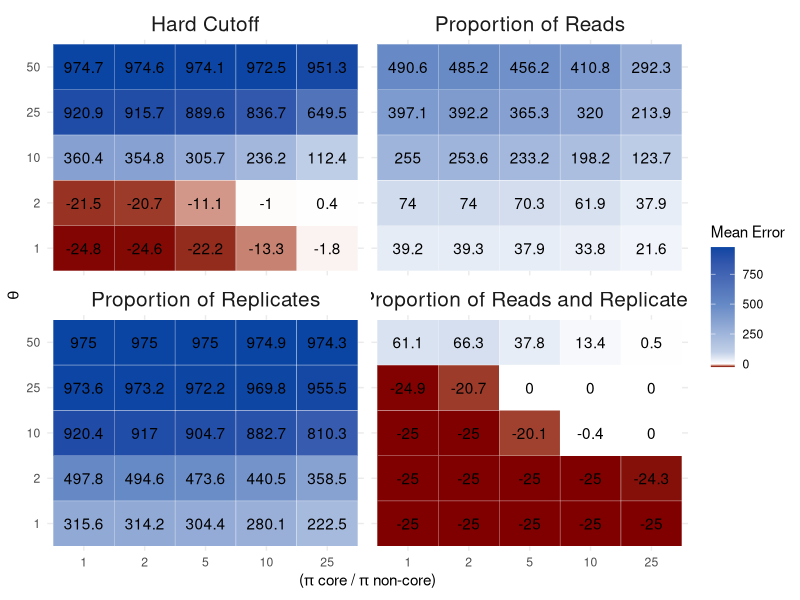

Here is the R script that generated this plot:
## ---- chunk 1
library(MCMCpack)
library(tidyverse)
library(ggplot2)
library(RColorBrewer)
## ---- chunk 2
# set the structure of our simlulated taxa table (not proritions of taxa, just rows by columns and expected core)
ntaxa<-1000
ncore<-25
nsites<-50
nreads<-2e06
nsims<-250
## ---- chunk 3
corenoncoreratio<-c(1,2,5,10,25)
p.core<-corenoncoreratio/(ntaxa - ncore + corenoncoreratio*ncore)
p.noncore<-( 1-(p.core*ncore) )/ (ntaxa - ncore)

theta<-c(1, 2, 10, 25, 50) #concentration parameter
## ---- chunk 4
## do a set of simulations across input parameter values and number of replicates ------
sim.df<-data.frame(expand.grid(corenoncoreratio=corenoncoreratio, theta=theta), 
           p.core=rep(p.core, length(theta)), 
           p.noncore=rep(p.noncore, length(theta)),

           meanerrorHardCut= numeric(length(p.core) * length(theta)),
           meanerrorPropRead = numeric(length(p.core) * length(theta)),
           meanerrorPropReps = numeric(length(p.core) * length(theta)),
           meanerrorPropReadReps = numeric(length(p.core) * length(theta)))
           #error2.5 = numeric(length(p.core) * length(theta)),
           #error97.5 = numeric(length(p.core) * length(theta)))

sim.df
## ---- chunk 5
for(trt in 1:(nrow(sim.df))){
    
    # create empty vectors for each method for every simulation
    tmp.err.HardCut <-  numeric(nsims)
    tmp.err.PropRead <- numeric(nsims)
    tmp.err.PropReps <- numeric(nsims)
    tmp.err.PropReadReps <- numeric(nsims)

  for(i in 1:nsims){
    # create a single OTU table for all four methods to be compared against
    replicateSim <- round(rdirichlet(nsites, c(rep(sim.df$p.core[trt] * sim.df$theta[trt], ncore), 
                                               rep(sim.df$p.noncore[trt] * sim.df$theta[trt], ntaxa-ncore))) * nreads)
    
    # fill the empty vector with the values taken from the equations for each method then subtracting the amount that's actually in the core
    
    # hard cut off method
    tmp.err.HardCut[i] <-  sum(colSums((replicateSim >= 25)) >= 5) - ncore
    
    # Prop reads
    tmp.err.PropRead[i] <- sum(cumsum(sort(colSums(replicateSim)/sum(rowSums(replicateSim))))>=0.25)  - ncore
    
    # Prop Reps
    tmp.err.PropReps[i] <- sum(colSums(replicateSim)>10*nrow(replicateSim))  - ncore
    
    # Thanks Alex
    tmp.err.PropReadReps[i] <- sum((colSums(replicateSim>0) >= (0.5 * nsites)) & (colSums(replicateSim) >= sum(replicateSim) * 1/1000) )  - ncore
  }
  
  # fill the dataframe from the chunk above with these values for later plotting
  sim.df$meanerrorHardCut[trt] <- mean(tmp.err.HardCut)
  sim.df$meanerrorPropRead[trt] <- mean(tmp.err.PropRead)
  sim.df$meanerrorPropReps[trt] <- mean(tmp.err.PropReps)
  sim.df$meanerrorPropReadReps[trt] <- mean(tmp.err.PropReadReps)
  
}
## ---- chunk 6
myPalette <- c("#800000", "#ffffff", "#C2D1E8", "#678BC6", "#0b45a3")
myPalette2 <- c("#C2D1E8", "#678BC6", "#0b45a3")
myPalette3 <- c("#678BC6", "#0b45a3")
## ---- chunk 7
sim.df_gg <- sim.df %>%
  gather(method, prob, c(5:8)) %>%
  mutate(method = factor(method, levels = c("meanerrorHardCut",
                                            "meanerrorPropRead",
                                            "meanerrorPropReps", "meanerrorPropReadReps"), labels = c("Hard Cutoff", "Proportion of Reads", "Proportion of Replicates", "Proportion of Reads and Replicates")))

ggplot(sim.df_gg, aes(x = as.factor(corenoncoreratio), y = as.factor(theta))) +
  geom_tile(aes(fill = prob), colour = "white") +
  facet_wrap(.~method, nrow = 2) +
  theme(legend.text=element_text(size=2)) +
  theme_minimal() +
  scale_fill_gradientn(colours = myPalette, values = scales::rescale(c(-25, 0, 100, 500, 1000))) +
  geom_text(aes(label = round(prob, digits = 1))) +
   labs(x = expression(paste("(", pi, " core / ", pi, " non-core)")),
       y = expression(paste(theta)),
       fill = "Mean Error") +
  theme(strip.text.x = element_text(size = 15))
